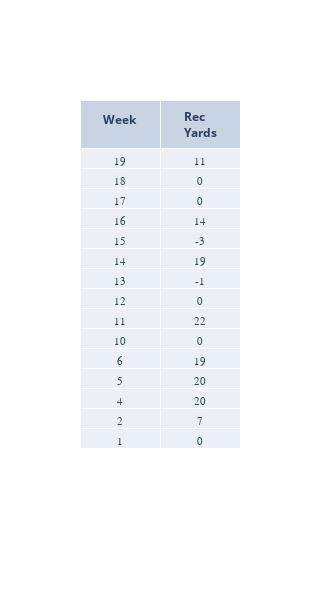

Notebook cell for this chart:
### Code cell
##   go.Table skinny

skinny = get_rec_table_skinny(player_season)

fig = go.Figure(data = [go.Table(header = dict(values = ['<br><b>Week</b>', '<b>Rec<br>Yards</b>'],
                                               align = "center"),
                                 cells = dict(values = [skinny.week, skinny.receiving_yards],
                                              align = "center",
                                               font = dict(color = "darkslategrey", size = 11, family = 'Courier New')))])
 
fig.update_layout(width=275, height=600)
table1 = fig
fig.show()

### Figure 1 — Plotly figure (JSON) as saved in the notebook; plotly's stock layout.template omitted (floating-point values rounded to 4 significant figures)
{"data": [{"cells": {"align": "center", "font": {"color": "darkslategrey", "family": "Courier New", "size": 11}, "values": [[19, 18, 17, 16, 15, 14, 13, 12, 11, 10, 6, 5, 4, 2, 1], [11, 0, 0, 14, -3, 19, -1, 0, 22, 0, 19, 20, 20, 7, 0]]}, "header": {"align": "center", "values": ["<br><b>Week</b>", "<b>Rec<br>Yards</b>"]}, "type": "table"}], "layout": {"height": 600, "width": 275}}
